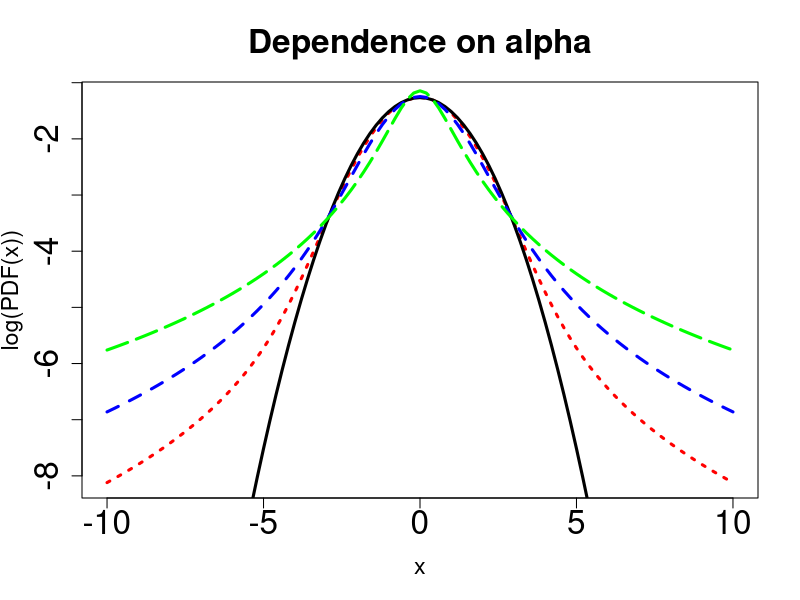
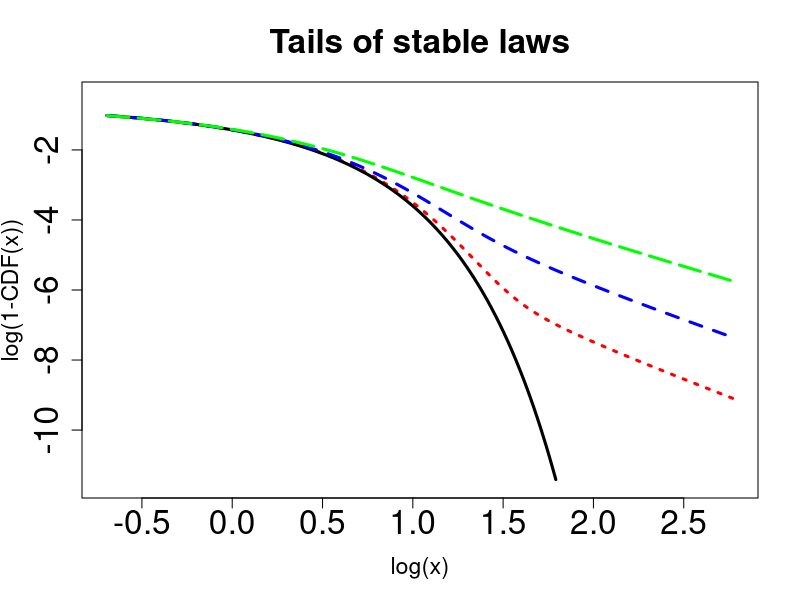

Source code (R) for these figures, in order:
graphics.off()
rm(list = ls(all = TRUE))
# setwd('C:/...')

# install.packages('fBasics') install.packages('stabledist')
library(stabledist)
library(fBasics)

x1 <- c(-30:30)/5
x2 <- c(-50:50)/5

alpha1 <- c(2, 1.8, 1.5, 1)

# symmetric stable pdfs
w1 <- dstable(x1, alpha1[1], beta = 0)
w2 <- dstable(x2, alpha1[2], beta = 0)
w3 <- dstable(x2, alpha1[3], beta = 0)
w4 <- dstable(x2, alpha1[4], beta = 0)

plot(x2, log(w2), type = "l", main = "Dependence on alpha", xlab = "x", ylab = "log(PDF(x))", cex.axis = 2, cex.lab = 1.4, cex.main = 2, 
    lwd = 3, col = "red", lty = 3)
lines(x1, log(w1), lwd = 3)
lines(x2, log(w3), col = "blue", lwd = 3, lty = 2)
lines(x2, log(w4), col = "green", lwd = 3, lty = 5)

########################################### 

x3 <- c(5:60)/10
x4 <- c(1:200)/20 + 60/10

x <- c(x3, x4)

alpha2 <- c(2, 1.95, 1.8, 1.5)

# symmetric stable cdfs
w5 <- pstable(x3, alpha2[1], beta = 0)
w6 <- pstable(x, alpha2[2], beta = 0)
w7 <- pstable(x, alpha2[3], beta = 0)
w8 <- pstable(x, alpha2[4], beta = 0)

s1 <- cbind(x3, 1 - w5)
s2 <- cbind(x, 1 - w6)
s3 <- cbind(x, 1 - w7)
s4 <- cbind(x, 1 - w8)
dev.new()
plot(log(s2), type = "l", ylim = c(-11.5, -0.5), main = "Tails of stable laws", xlab = "log(x)", ylab = "log(1-CDF(x))", cex.axis = 2, 
    cex.lab = 1.4, cex.main = 2, lwd = 3, col = "red", lty = 3)
lines(log(s1), lwd = 3)
lines(log(s3), col = "blue", lwd = 3, lty = 2)
lines(log(s4), col = "green", lwd = 3, lty = 5) 
